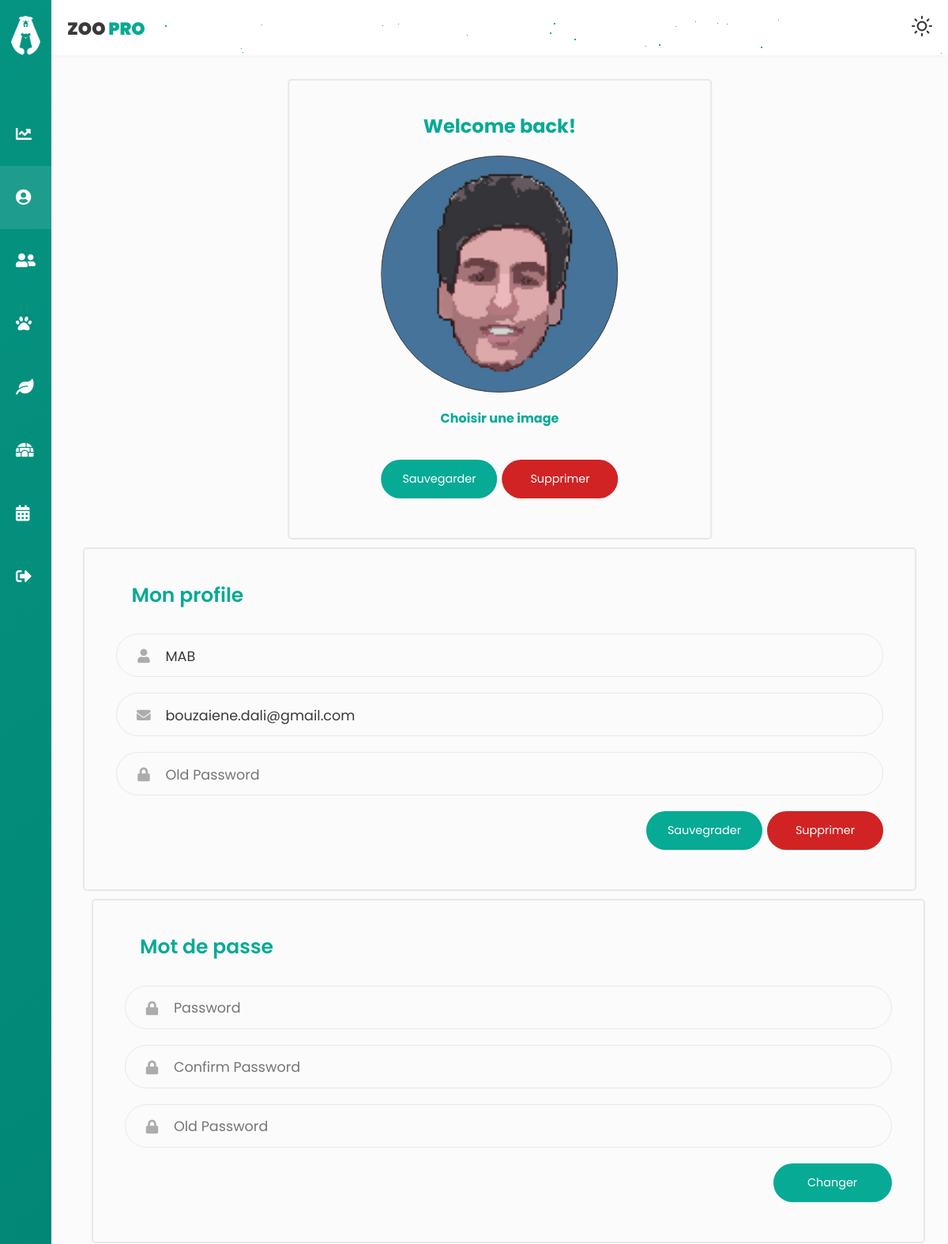
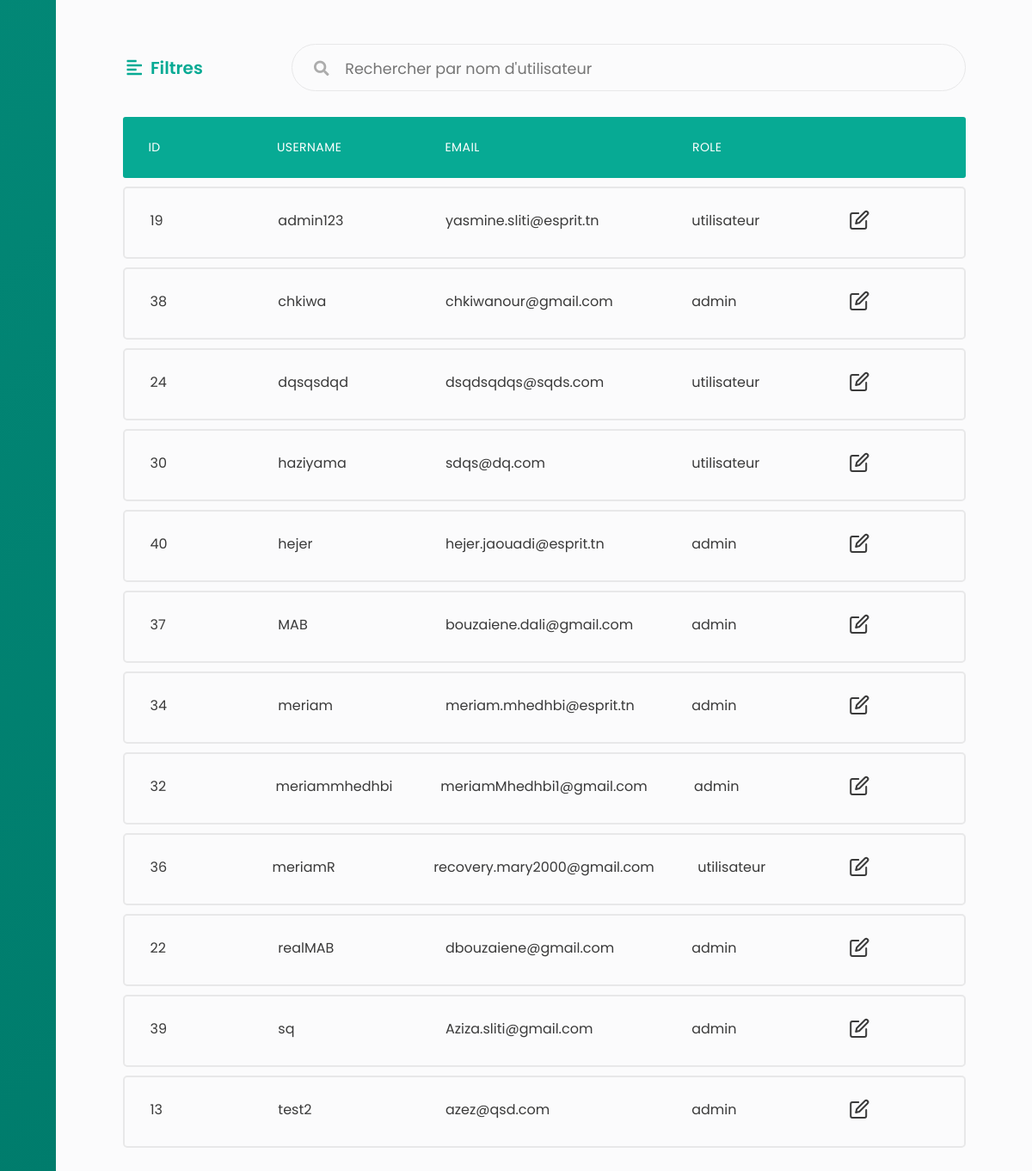
The app's page /users/afficherList (signed in) with its own data (2 pictures, top to bottom).
### tables this page shows
CREATE TABLE `users` (
  `id` int(11) NOT NULL,
  `username` varchar(255) NOT NULL,
  `password` varchar(255) NOT NULL,
  `email` varchar(255) NOT NULL,
  `role_id` int(11) NOT NULL,
  `image` varchar(255) NOT NULL DEFAULT 'default.jpg'
);

CREATE TABLE `role` (
  `id` int(1) NOT NULL,
  `nom` varchar(12) NOT NULL
);

### app/libraries/Core.php (called while the page is built, shortened)
<?php
  class Core {
    protected $currentMethod = 'index';
    public function __construct(){
      $url = $this->getUrl();
      if(isset($url[0])){
      if(file_exists('../app/controllers/' . ucwords($url[0]). '.php')){
        unset($url[0]);
      }
    }
      $this->currentController = new $this->currentController;
      if(isset($url[1])){
        if(method_exists($this->currentController, $url[1])){
          $this->currentMethod = $url[1];
          unset($url[1]);
        }
      }
      $this->params = $url ? array_values($url) : [];
      call_user_func_array([$this->currentController, $this->currentMethod], $this->params);
    }
    public function getUrl(){
      if(isset($_GET['url'])){
        $url = rtrim($_GET['url'], '/');
        $url = filter_var($url, FILTER_SANITIZE_URL);
        $url = explode('/', $url);
        return $url;
      }
    }
  }

### app/require.php (called while the page is built, shortened)
<?php
    require_once 'libraries/Core.php';
    require_once 'libraries/Controller.php';
    require_once 'libraries/Database.php';
    $init = new Core();

### public/index.php (called while the page is built)
<?php
    require_once '../app/require.php';

### app/libraries/Database.php (called while the page is built, shortened)
<?php
    class Database {
        private $dbHost = DB_HOST;
        private $dbUser = DB_USER;
        private $dbPass = DB_PASS;
        private $dbName = DB_NAME;
        private $statement;
        private $dbHandler;
        public function __construct() {
            $conn = 'mysql:host=' . $this->dbHost . ';dbname=' . $this->dbName;
            $options = array(
                PDO::ATTR_PERSISTENT => true,
                PDO::ATTR_ERRMODE => PDO::ERRMODE_EXCEPTION
            );
            try {
                $this->dbHandler = new PDO($conn, $this->dbUser, $this->dbPass, $options);
            } catch (PDOException $e) {
                $this->error = $e->getMessage();
                echo $this->error;
            }
        }
        public function query($sql) {
            $this->statement = $this->dbHandler->prepare($sql);
        }
        public function bind($parameter, $value, $type = null) {
            switch (is_null($type)) {
                default:
                    $type = PDO::PARAM_STR;
            }
            $this->statement->bindValue($parameter, $value, $type);
        }
        public function execute() {
            return $this->statement->execute();
        }
        public function resultSet() {
            $this->execute();
            return $this->statement->fetchAll();
        }
    }

### app/models/User.php (called while the page is built, shortened)
<?php
class User
{
    private $db;
    public function __construct()
    {
        $this->db = new Database;
    }
    public function getUsers()
    {
        $this->db->query('select count(*) FROM users WHERE role_id = 0');
        return $this->db->resultSet();
    }
    public function getAdmins()
    {
        $this->db->query('select count(*) FROM users WHERE role_id = 1');
        return $this->db->resultSet();
    }
    public function findUserByUsername($username)
    {
        $this->db->query('SELECT * FROM users WHERE username = :username');
        $this->db->bind(':username', $username);
        $this->db->execute();
        if ($this->db->rowCount() > 0) {
            return true;
        } else {
            return false;
        }
    }
    public function afficher()
    {
        $this->db->query('SELECT u.id,u.username,u.email,role.nom FROM users u INNER JOIN role ON u.role_id = role.id');
        return $this->db->resultSet();
    }
}

### app/controllers/Users.php (the view, shortened to what this page needs)
<?php
class Users extends Controller
{
    public function __construct()
    {
        $this->userModel = $this->model('User');
    }
    public function afficherList($error = '')
    {
        $tab = $this->userModel->afficher();
        $data = [
            'tab' => '',
            'users' => '',
            'admins' => '',
            'error' => '',
            'errorUpdate' => '',
            'errorPass' => ''
        ];
        foreach ($tab as $key => $value) {
            $data['tab'] .= '<li class="table-row">
                    <div class="col col-1" data-label="ID">' . $value[0] . '</div>
                    <div class="col col-2" data-label="Username">' . $value[1] . '</div>
                    <div class="col col-3" data-label="Email">' . $value[2] . '</div>
                    <div class="col col-4" data-label="Role">' . $value[3] . '</div>
                    <div class="col col-5">
                        <div class="col-buttons">
                            <button class="tab-btn"><i data-feather="edit"></i></button>
                        </div>
                    </div>
                </li>';
        }
    }
}

### public/css/profile.css (style rules this page uses)
.col-buttons { display: -webkit-box; display: -ms-flexbox; display: flex; -webkit-box-pack: space-evenly; -ms-flex-pack: space-evenly; justify-content: space-evenly; -webkit-box-align: center; -ms-flex-align: center; align-items: center; -webkit-transform: translate(-50%, 0); transform: translate(-50%, 0); }
.responsive-table li { border-radius: 3px; padding: 25px 30px; display: -webkit-box; display: -ms-flexbox; display: flex; -webkit-box-pack: justify; -ms-flex-pack: justify; justify-content: space-between; margin-bottom: 10px; color: var(--tc); }
.responsive-table .table-row { background-color: transparent; border-radius: 5px; border: solid 2px #e8e8e9; }
.responsive-table .col-1 { -ms-flex-preferred-size: 10%; flex-basis: 10%; }
.responsive-table .col-2 { -ms-flex-preferred-size: 15%; flex-basis: 15%; }
.responsive-table .col-3 { -ms-flex-preferred-size: 25%; flex-basis: 25%; }
.responsive-table .col-4 { -ms-flex-preferred-size: 15%; flex-basis: 15%; }
.responsive-table .col-5 { -ms-flex-preferred-size: 10%; flex-basis: 10%; }
.tab-btn { cursor: pointer; background: transparent; color: var(--tc); border: 0; outline: none; }

### records on screen
users: id "19", username "admin123", email "yasmine.sliti@esprit.tn"
role: nom "utilisateur utilisateur utilisateur utilisateur"
users: id "38", username "chkiwa", email "chkiwanour@gmail.com"
role: nom "admin admin admin admin admin admin admin admin"
users: id "24", username "dqsqsdqd", email "dsqdsqdqs@sqds.com"
users: id "30", username "haziyama", email "sdqs@dq.com"
users: id "40", username "hejer", email "hejer.jaouadi@esprit.tn"
users: id "37", username "MAB", email "bouzaiene.dali@gmail.com"
users: id "34", username "meriam", email "meriam.mhedhbi@esprit.tn"
users: id "32", username "meriammhedhbi", email "meriamMhedhbi1@gmail.com"
users: id "36", username "meriamR", email "recovery.mary2000@gmail.com"
users: id "22", username "realMAB", email "dbouzaiene@gmail.com"
users: id "39", username "sq", email "Aziza.sliti@gmail.com"
users: id "13", username "test2", email "azez@qsd.com"
